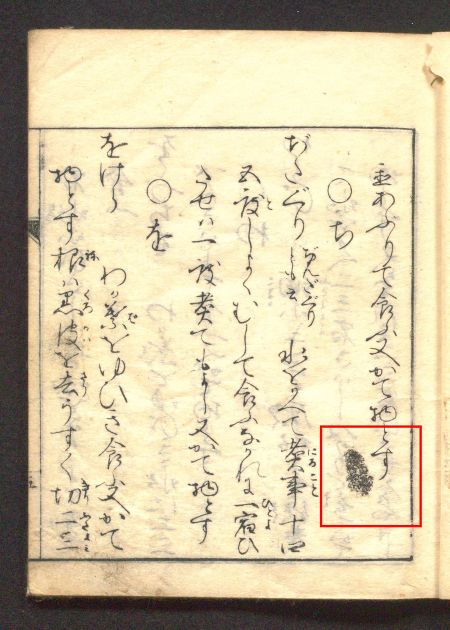
#> input picture research_records/tmp_work/challenge_image_catalog_20261009/05_原ページ位置.png, 450 x 630 px; its folder holds only this picture in this run
$ python -i scan_small_annotations.py   (imports and definitions only)
#> lines starting #> are read from the running program, lines starting #| are printed output that depends on the picture; after the words box and inside, x2 and y2 are one past the last pixel; in counts of white or black regions, pixels touching at a corner belong together
"""Input-only search for small red marks near ordinary black text.

Not a red classifier benchmark. Discovery ranks cannot be restoration metrics.
"""
import json,time
from pathlib import Path
from datetime import datetime,timezone
from concurrent.futures import ProcessPoolExecutor
import cv2,numpy as np
from PIL import Image,ImageDraw,ImageFont
from synthetic_layers import OUT,ROOT,file_hash

def score(path):
    cv2.setNumThreads(1);p=Path(path);a=cv2.imread(str(p),cv2.IMREAD_REDUCED_COLOR_2)
#> in score, a is the input picture: shape (630, 450, 3); mean B, G, R 166, 198.4, 210.6
    if a is None:return dict(original=str(p.relative_to(ROOT)),status='decode_failed')
    h,w=a.shape[:2];hsv=cv2.cvtColor(a,cv2.COLOR_BGR2HSV);B,G,R=np.moveaxis(a.astype(np.float32)+1,2,0)
#> after `h, w = a.shape[:2]`: h = 630; w = 450
#> after `hsv = cv2.cvtColor(a, cv2.COLOR_BGR2HSV)`: hsv: shape (630, 450, 3); mean H, S, V 32, 55.6, 211
    chroma=np.log(R/G);reference=cv2.GaussianBlur(chroma,(0,0),10);band=chroma-cv2.GaussianBlur(chroma,(0,0),1.1)
    red=(chroma-reference>.014)&(band>.004)&(R>B)&((hsv[:,:,0]<30)|(hsv[:,:,0]>165))&(hsv[:,:,2]>40)
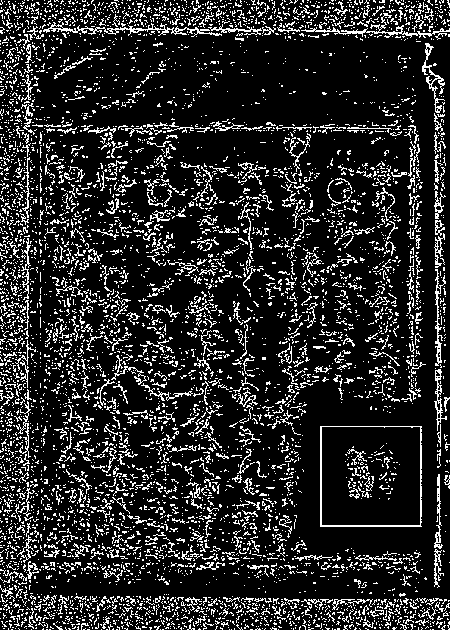
#> red: shape (630, 450) bool; 16% white in thin lines or dots
    gray=cv2.cvtColor(a,cv2.COLOR_BGR2GRAY).astype(np.float32)/255;mean=cv2.boxFilter(gray,-1,(41,41));sd=np.sqrt(np.maximum(0,cv2.boxFilter(gray*gray,-1,(41,41))-mean*mean))
#> after `mean = cv2.boxFilter(gray, -1, (41, 41))`:
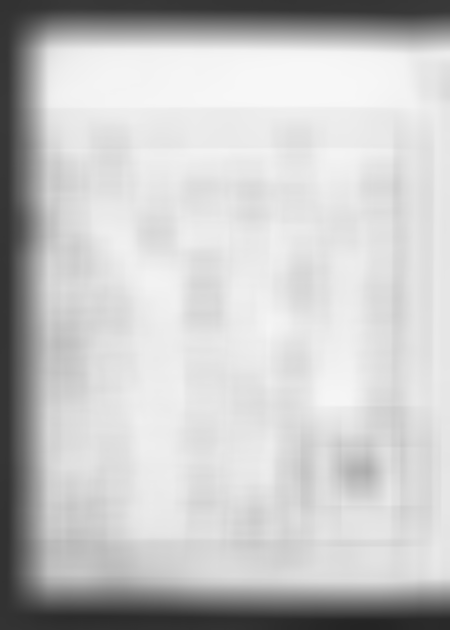
#> mean: shape (630, 450) float32; min 0.143, max 0.972, mean 0.778
#> after `sd = np.sqrt(np.maximum(0, cv2.boxFilter(gray * gray, -1, (41, 41)) - `:
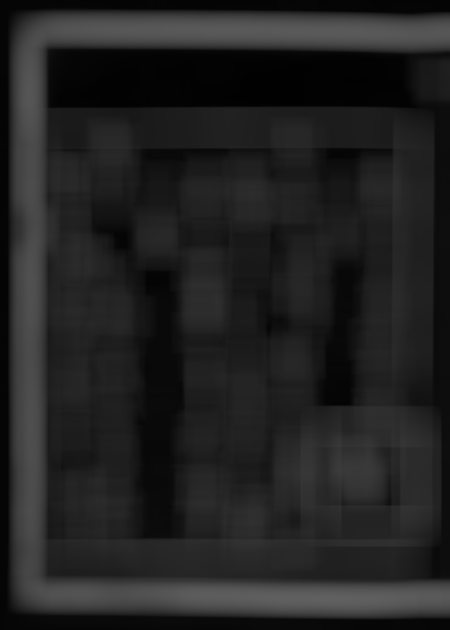
#> sd: shape (630, 450) float32; min 0.00581, max 0.378, mean 0.135
    black=gray<mean*(1+.2*(sd/.5-1));black&=(np.abs(chroma-reference)<.06)
#> after `black = gray < mean * (1 + 0.2 * (sd / 0.5 - 1))`: black: shape (630, 450) bool; 15.5% white; 666 white regions (549 under 20 px), largest, box (x1, y1, x2, y2) and area: (8, 8, 450, 623) 29308, (320, 418, 422, 529) 1572, (343, 449, 374, 496) 752
#> after `black &= np.abs(chroma - reference) < 0.06`:
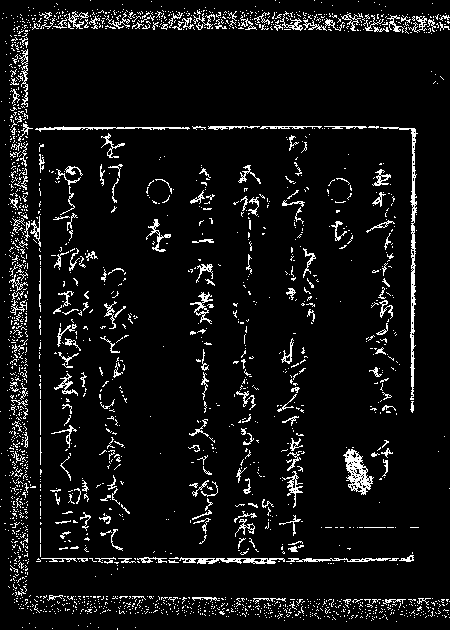
#> black: shape (630, 450) bool; 6.9% white in thin lines or dots
    nearby=cv2.dilate(black.astype(np.uint8),cv2.getStructuringElement(cv2.MORPH_ELLIPSE,(25,25)))>0
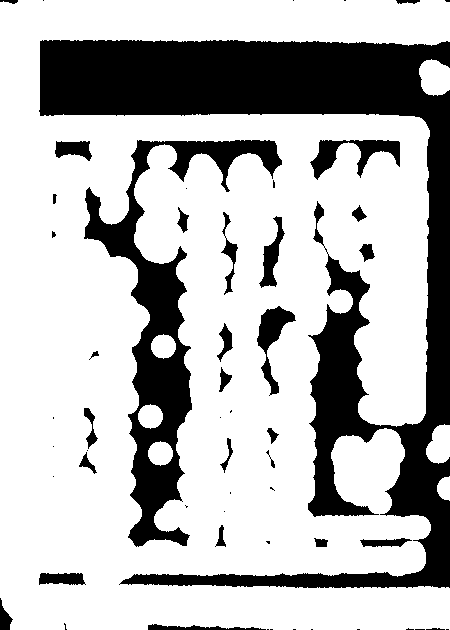
#> nearby: shape (630, 450) bool; 72.4% white; 55 black regions (27 under 20 px), largest, box (x1, y1, x2, y2) and area: (39, 40, 450, 588) 54365, (84, 140, 282, 547) 16178, (310, 140, 400, 180) 1435
    density=cv2.boxFilter(black.astype(np.float32),-1,(71,71));red&=nearby&(density>.012)
#> after `density = cv2.boxFilter(black.astype(np.float32), -1, (71, 71))`:
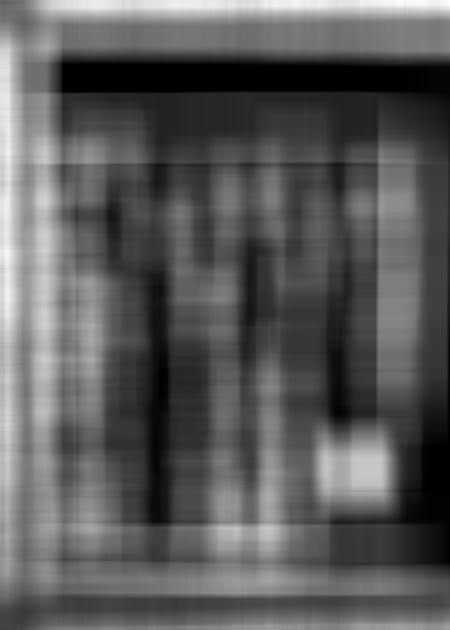
#> density: shape (630, 450) float32; min 0, max 0.194, mean 0.069; drawn with min black and max white
    red[:round(h*.12)]=False;red[round(h*.94):]=False;red[:,:round(w*.07)]=False;red[:,round(w*.93):]=False
#> after `red[:, round(w * 0.93):] = False`: red: shape (630, 450) bool; 8.4% white in thin lines or dots, all inside (x1, y1, x2, y2) = (32, 76, 418, 592)
    n,labels,stats,centers=cv2.connectedComponentsWithStats(red.astype(np.uint8),8)
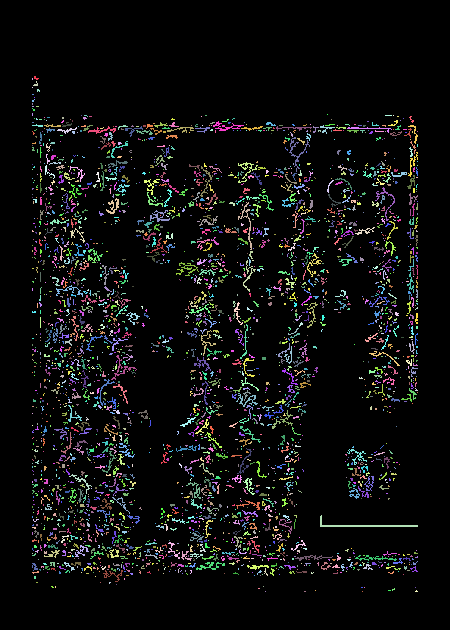
#> labels: shape (630, 450) int32; 2909 distinct labels, from 0 to 2908; one colour per label, 0 black
#> n = 2909; stats = 2909 rows, first 6: [0, 0, 450, 630, 259646], [34, 76, 5, 4, 11], [32, 78, 1, 2, 2], [33, 81, 5, 5, 12], [32, 87, 1, 1, 1], [37, 89, 3, 3, 7]; centers = 2909 pairs, first value 32 to 417, second value 77.64 to 591
    candidates=[]
    for s,c in zip(stats[1:],centers[1:]):
        x,y,ww,hh,area=map(int,s);long=max(ww,hh);short=max(1,min(ww,hh))
        if not 3<=area<=400 or not 3<=long<=70:continue
        if area>100 and long/short<1.8:continue
        xx,yy=map(int,c);strength=float((chroma-reference)[y:y+hh,x:x+ww][red[y:y+hh,x:x+ww]].max())
        value=(min(long/short,10)+1)*np.sqrt(area)*min(strength,.15)
        candidates.append(dict(x=xx*2,y=yy*2,width=ww*2,height=hh*2,pixels_reduced=area,value=float(value)))
#> this loop made 2908 passes
#> (c, x, y, ww, hh, area, long, short) on passes 41, 43, 46: ([225.5, 126.3], 213, 121, 31, 10, 91, 31, 10), ([393.6, 123.1], 388, 120, 10, 6, 20, 10, 6), ([66.57, 124.3], 62, 122, 10, 5, 23, 10, 5)
#> after the loop, candidates = 1634 items
    candidates.sort(key=lambda r:-r['value']);sat=float(((hsv[:,:,1]>150)&(hsv[:,:,0]<30)).mean())
#> after `sat = float(((hsv[:, :, 1] > 150) & (hsv[:, :, 0] < 30)).mean())`: sat = 0.00498
    value=sum(r['value'] for r in candidates[:60])
#> value = 207.3
    if sat>.12:value*=.03
#> (the run stopped early here; a loop or call above may not have finished)

$ run again, on research_records/tmp_work/challenge_image_catalog_20261009/06_原ページ位置.png
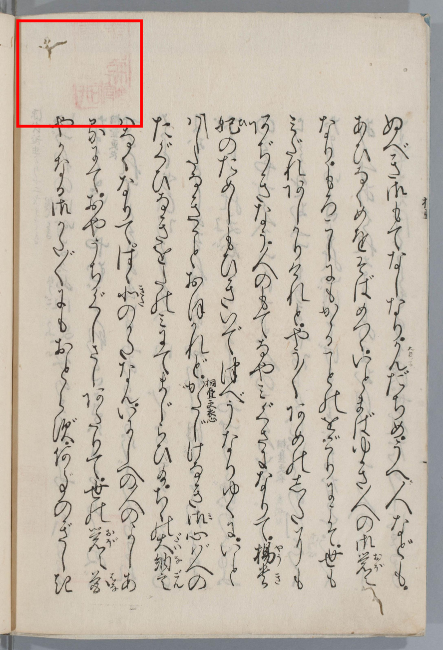
#> input picture research_records/tmp_work/challenge_image_catalog_20261009/06_原ページ位置.png, 443 x 650 px
#> in score, a is the input picture: shape (650, 443, 3); mean B, G, R 172.6, 185.7, 195.8
#> hsv: shape (650, 443, 3); mean H, S, V 24, 31.8, 196.4
#> in score, `red=(chroma-reference>.014)&(band>.004)&(R>B)&((hsv[:,:,0]<30)|(hsv[:,..`:
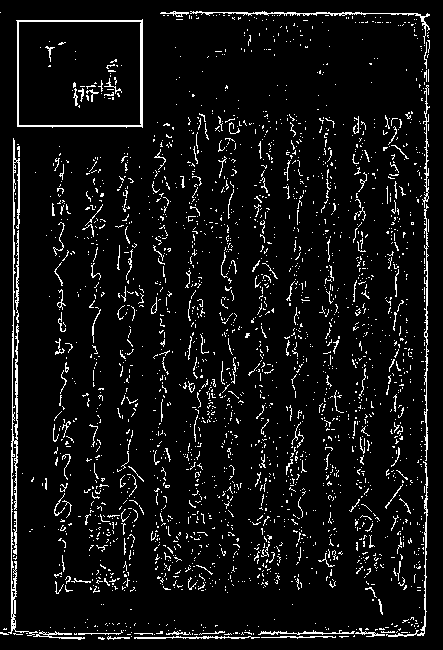
#> red: shape (650, 443) bool; 6.6% white in thin lines or dots
#> black: shape (650, 443) bool; 10.7% white; 462 white regions (265 under 20 px), largest, box (x1, y1, x2, y2) and area: (11, 18, 143, 631) 5243, (0, 633, 383, 650) 3543, (126, 0, 407, 13) 2476
#> black: shape (650, 443) bool; 7.4% white; 1199 white regions (951 under 20 px), largest, box (x1, y1, x2, y2) and area: (16, 636, 383, 650) 3301, (151, 0, 407, 13) 2192, (0, 633, 15, 650) 158
#> nearby: shape (650, 443) bool; 78.3% white; 97 black regions (47 under 20 px), largest, box (x1, y1, x2, y2) and area: (0, 0, 420, 628) 54385, (389, 540, 443, 650) 2124, (412, 177, 443, 527) 1957
#> in score, `n,labels,stats,centers=cv2.connectedComponentsWithStats(red.astype(np...`:
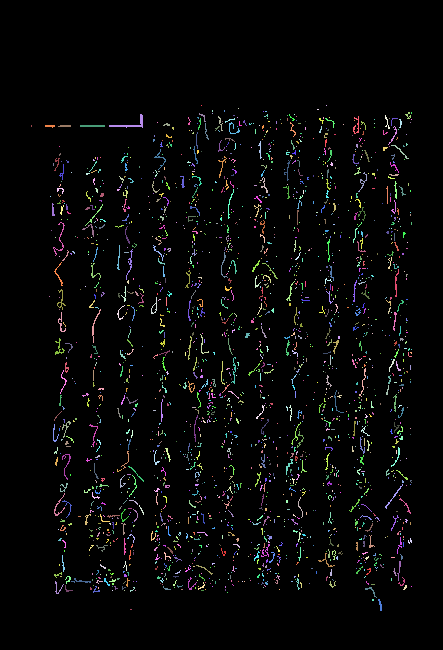
#> labels: shape (650, 443) int32; 2095 distinct labels, from 0 to 2094; one colour per label, 0 black
#> n = 2095; stats = 2095 rows, first 6: [0, 0, 443, 650, 275687], [201, 105, 1, 1, 1], [326, 105, 1, 1, 1], [238, 108, 1, 1, 1], [317, 109, 2, 1, 2], [212, 110, 1, 2, 2]; centers = 2095 pairs, first value 31 to 411, second value 105 to 609
#> the loop in score, `for s,c in zip(stats[1:],centers[1:]):` made 2094 passes
#> (c, x, y, ww, hh, area, long, short) on passes 13, 19, 22: ([130.4, 123.5], 109, 114, 34, 14, 101, 34, 14), ([386.7, 122.1], 385, 115, 5, 14, 22, 14, 5), ([220, 122.6], 218, 116, 5, 15, 23, 15, 5)
#> after the loop in score, `for s,c in zip(stats[1:],centers[1:]):`: candidates = 996 items
#> sat = 0.0048
#> in score, `value=sum(r['value'] for r in candidates[:60])`: value = 235.5

$ run again, on research_records/tmp_work/challenge_image_catalog_20261009/07_原ページ位置.png
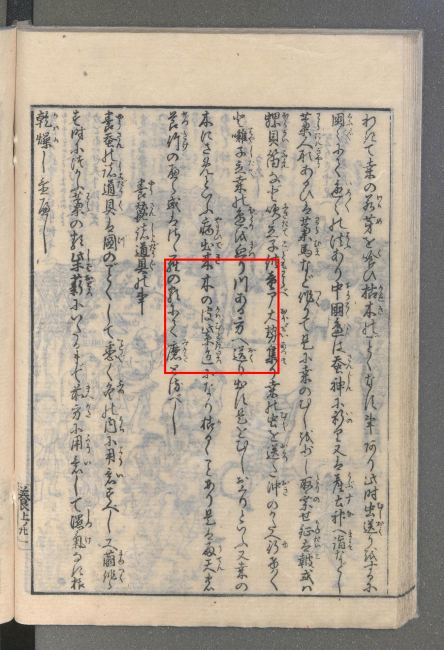
#> input picture research_records/tmp_work/challenge_image_catalog_20261009/07_原ページ位置.png, 444 x 650 px
#> in score, a is the input picture: shape (650, 444, 3); mean B, G, R 151.8, 167.5, 179
#> hsv: shape (650, 444, 3); mean H, S, V 22.1, 35.8, 179.2
#> in score, `red=(chroma-reference>.014)&(band>.004)&(R>B)&((hsv[:,:,0]<30)|(hsv[:,..`:
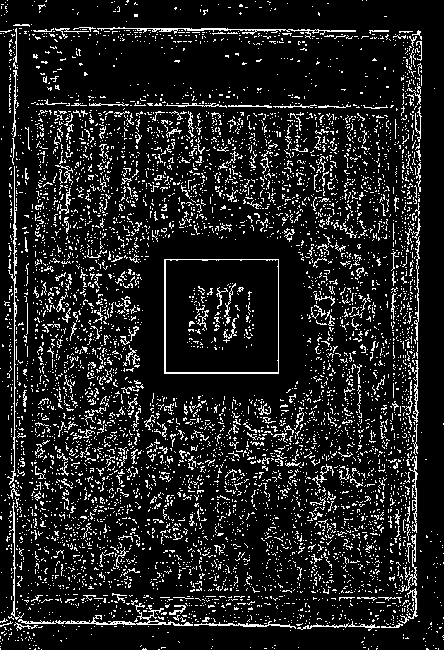
#> red: shape (650, 444) bool; 12.3% white in thin lines or dots
#> black: shape (650, 444) bool; 14.6% white; 818 white regions (558 under 20 px), largest, box (x1, y1, x2, y2) and area: (417, 27, 438, 613) 5099, (0, 617, 421, 650) 5003, (0, 0, 422, 29) 4340
#> black: shape (650, 444) bool; 12.1% white; 1002 white regions (726 under 20 px), largest, box (x1, y1, x2, y2) and area: (417, 27, 438, 613) 4964, (0, 617, 421, 650) 4551, (0, 0, 422, 29) 4079
#> nearby: shape (650, 444) bool; 81.4% white; 50 black regions (25 under 20 px), largest, box (x1, y1, x2, y2) and area: (0, 36, 411, 581) 26011, (127, 243, 292, 432) 9135, (122, 431, 195, 582) 7106
#> in score, `n,labels,stats,centers=cv2.connectedComponentsWithStats(red.astype(np...`:
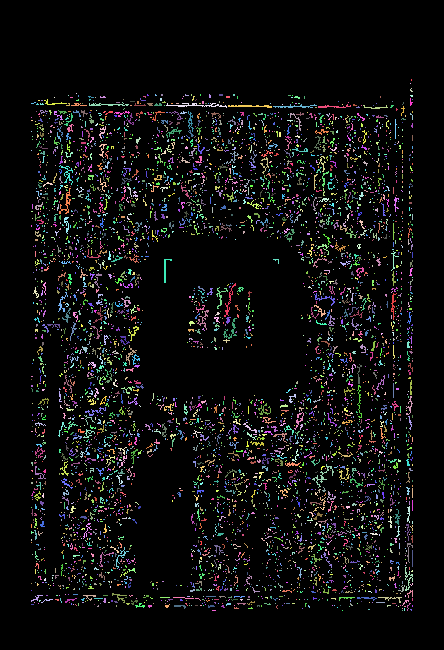
#> labels: shape (650, 444) int32; 4868 distinct labels, from 0 to 4867; one colour per label, 0 black
#> n = 4868; centers = 4868 pairs, first value 31 to 412, second value 79.5 to 610
#> the loop in score, `for s,c in zip(stats[1:],centers[1:]):` made 4867 passes
#> (c, x, y, ww, hh, area, long, short) on passes 33, 57, 59: ([53.06, 102.7], 44, 99, 23, 6, 35, 23, 6), ([77.8, 104.4], 71, 103, 16, 3, 25, 16, 3), ([107.2, 104.2], 89, 102, 40, 4, 66, 40, 4)
#> after the loop in score, `for s,c in zip(stats[1:],centers[1:]):`: candidates = 2201 items
#> sat = 0.00359
#> in score, `value=sum(r['value'] for r in candidates[:60])`: value = 117.6
